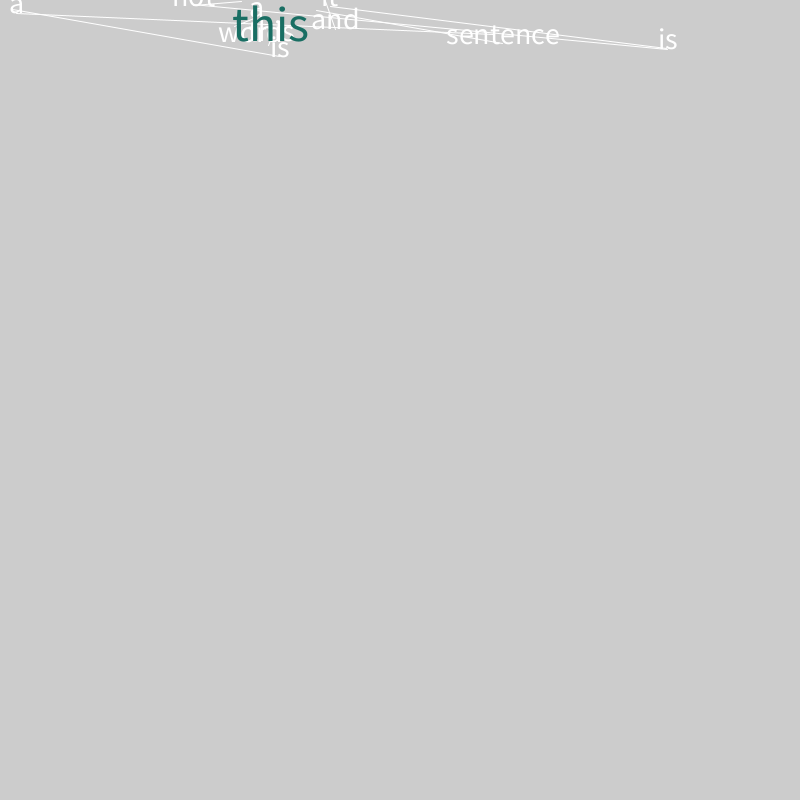
Frame 1 (no input)
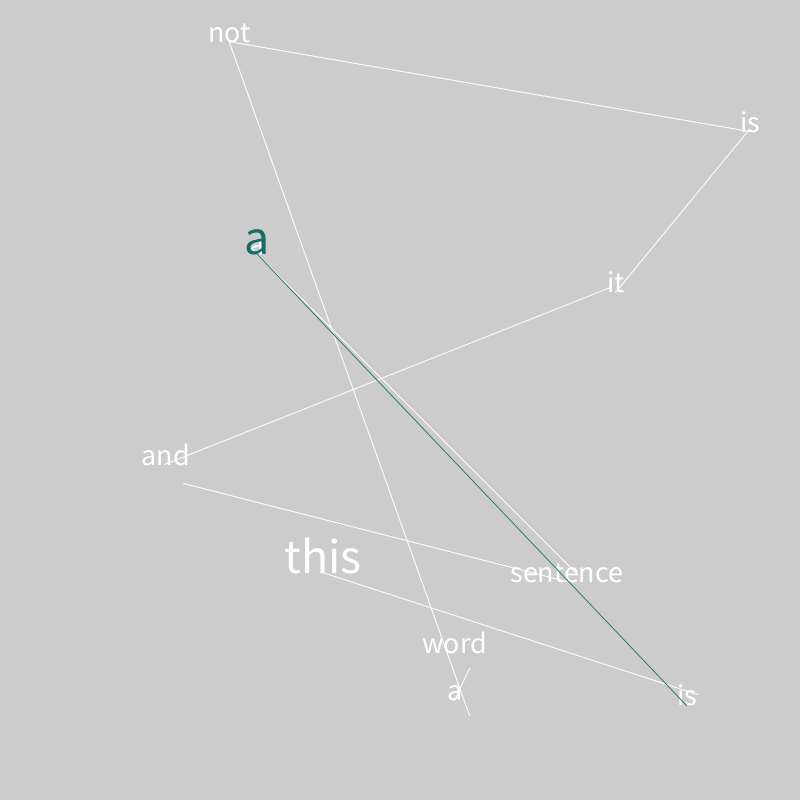
Frame 60 (the mouse pressed at the canvas centre just before this capture)
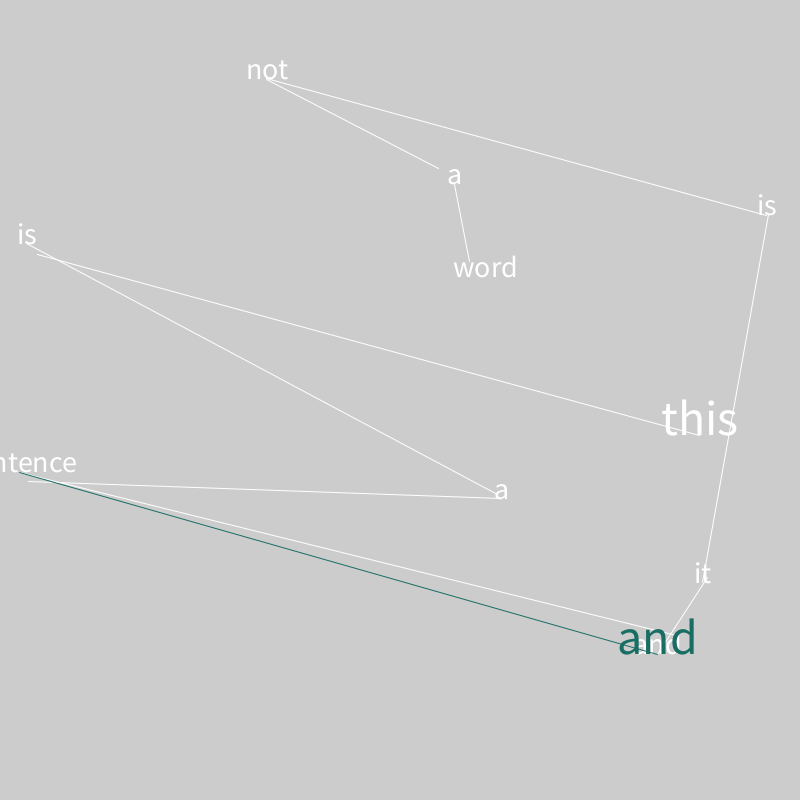
Frame 120 (the mouse held since frame 60 and released just before this capture)

The Processing sketch that drew these frames (run headless with seeded random() and noise(); from frame 60 on, the mouse is pressed at the canvas centre):

// Processing sketch: ParentsChildren_20120403_v7
// ── ParentsChildren_20120403_v7.pde
// Declare and contruct two objects (h1, h2) from the class HLine

String[] words = {"this", "is", "a", "sentence", "and", "it", "is", "not", "a", "word"};
HLine[] oth = new HLine[3];
HLine h1 = new HLine(20, 2.0, "a string", oth, 0); 
HLine h2 = new HLine(50, 2.5, "a string", oth, 1);
HLine h3 = new HLine(75, 3, "no string", oth, 2);
int w = width;
HLine[] sentence = new HLine[words.length];
//for (int i = 0; i < words.length; i++){
//  sentence[i] = new HLine(random(100),random(20), words[i], sentence, i);
//}


 
void setup() 
{
  size(800, 800);
  frameRate(30);
  textSize(30);
  textAlign(CENTER);
  oth[0] = h1;
oth[1] = h1;
oth[2] = h3;
for (int i = 0; i < words.length; i++){
  sentence[i] = new HLine(random(100),random(20), words[i], sentence, i);
}

}

void draw() { 
  background(204);
//  h1.update(); 
//  h2.update();
//  h3.update(); 
//  h1.addChild();
//  h2.addChild(); 
//  h3.addChild();
  for (int i = 0; i < words.length; i++){
  sentence[i].update();
}

  sentence[round(millis()/1000)%sentence.length].highlightWord();
  sentence[round((millis()+500)/1000)%sentence.length].highlightConnector();

  
} 
 
class HLine {
//  String st; = "a string"; 
  float ypos, speed, x = random(800), xSpeed; String st; HLine[] others; int id;
  HLine (float y, float s, String st_in, HLine[] oin, int id_in) {  
    ypos = y; 
    speed = s; 
    st = st_in;
    others = oin;
    id = id_in;
    xSpeed = speed;
    
//    child = h1;
//    child = h1;
  }
   
  void addChild(){
//  child = h2;
  }
    void highlightWord(){
stroke(25,110,99);
fill(25,110,99);
textSize(50);
text(st, x, ypos);
    
  }
    void highlightConnector(){
stroke(25,110,99);
fill(25,110,99);
    if (id > 0){
    line(x, ypos, others[id-1].x, others[id-1].ypos);
    }    
  }
  
  void update() { 
    ypos += speed;
    x += xSpeed; 
    if (ypos > width || ypos < 0) { 
speed = -speed;
    } 
    if (x > width || x < 0) { 
xSpeed = -xSpeed;
    }
//    line(0, ypos, width, ypos); 
    stroke(255);
    fill(255);
    text(st, x, ypos);
    textSize(30);
    if (id < others.length - 1){
    line(x, ypos, others[id+1].x, others[id+1].ypos);
    }
  } 
  

}
